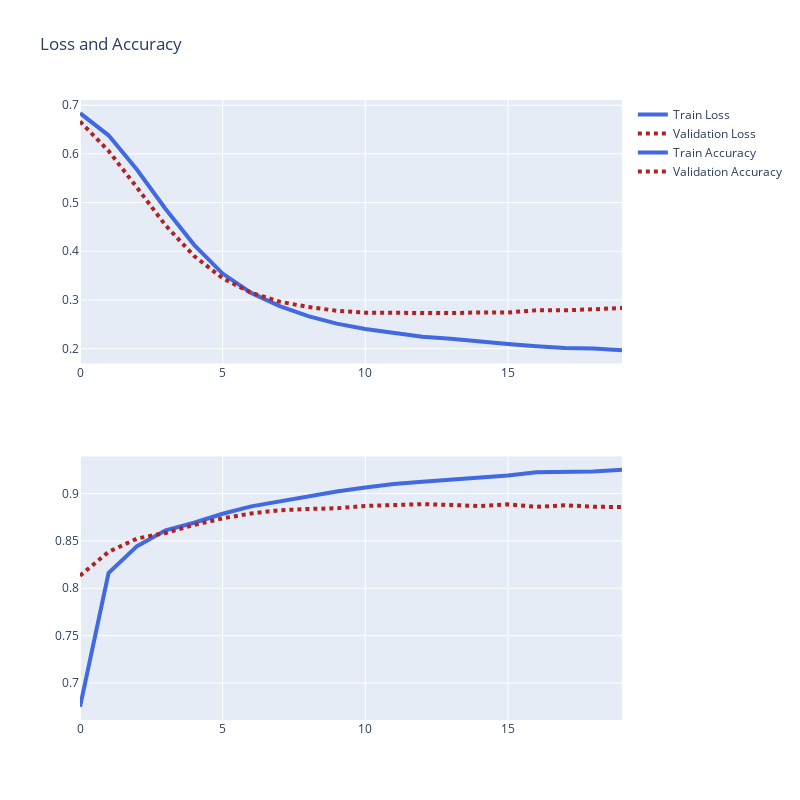

This figure's notebook cell:
### Code cell
def loss_accuracy_plot(history):
    accuracy = history.history['accuracy']
    loss = history.history['loss']
    val_accuracy = history.history['val_accuracy']
    val_loss = history.history['val_loss']
    epochs = history.epoch
    
    fig = make_subplots(rows=2, cols=1)
    
    fig.add_trace(go.Scatter(x=epochs, y=loss, name='Train Loss',
                             line=dict(color='royalblue', width=4)),row=1,col=1)
    fig.add_trace(go.Scatter(x=epochs, y=val_loss, name = 'Validation Loss',
                             line=dict(color='firebrick', width=4, dash='dot')),row=1,col=1)
    
        
    fig.add_trace(go.Scatter(x=epochs, y=accuracy, name='Train Accuracy',
                             line=dict(color='royalblue', width=4)),row=2,col=1)
    fig.add_trace(go.Scatter(x=epochs, y=val_accuracy, name = 'Validation Accuracy',
                             line=dict(color='firebrick', width=4, dash='dot')),row=2,col=1)
    
    fig.update_layout(height=800, width=800, title_text="Loss and Accuracy")
    fig.show()
    
    
loss_accuracy_plot(history)

### Figure 1 — Plotly figure (JSON) as saved in the notebook; plotly's stock layout.template omitted (floating-point values rounded to 4 significant figures)
{"data": [{"line": {"color": "royalblue", "width": 4}, "name": "Train Loss", "type": "scatter", "x": [0, 1, 2, 3, 4, 5, 6, 7, 8, 9, 10, 11, 12, 13, 14, 15, 16, 17, 18, 19], "xaxis": "x", "y": [0.6837, 0.6382, 0.5673, 0.4868, 0.4132, 0.3543, 0.3145, 0.2872, 0.2667, 0.2514, 0.2403, 0.2322, 0.2243, 0.2204, 0.214, 0.2096, 0.2049, 0.2012, 0.2002, 0.1965], "yaxis": "y"}, {"line": {"color": "firebrick", "dash": "dot", "width": 4}, "name": "Validation Loss", "type": "scatter", "x": [0, 1, 2, 3, 4, 5, 6, 7, 8, 9, 10, 11, 12, 13, 14, 15, 16, 17, 18, 19], "xaxis": "x", "y": [0.6668, 0.6063, 0.5307, 0.4532, 0.3903, 0.3446, 0.3148, 0.2965, 0.2855, 0.2779, 0.2739, 0.2731, 0.2728, 0.273, 0.2744, 0.2743, 0.2787, 0.2786, 0.2809, 0.2835], "yaxis": "y"}, {"line": {"color": "royalblue", "width": 4}, "name": "Train Accuracy", "type": "scatter", "x": [0, 1, 2, 3, 4, 5, 6, 7, 8, 9, 10, 11, 12, 13, 14, 15, 16, 17, 18, 19], "xaxis": "x2", "y": [0.6748, 0.8161, 0.8444, 0.8611, 0.8692, 0.8786, 0.8864, 0.892, 0.8973, 0.9022, 0.9065, 0.91, 0.9124, 0.9143, 0.9168, 0.9191, 0.9225, 0.923, 0.9232, 0.9252], "yaxis": "y2"}, {"line": {"color": "firebrick", "dash": "dot", "width": 4}, "name": "Validation Accuracy", "type": "scatter", "x": [0, 1, 2, 3, 4, 5, 6, 7, 8, 9, 10, 11, 12, 13, 14, 15, 16, 17, 18, 19], "xaxis": "x2", "y": [0.8133, 0.8384, 0.8525, 0.8584, 0.8669, 0.8738, 0.879, 0.8824, 0.8837, 0.8845, 0.8869, 0.8874, 0.8888, 0.888, 0.8867, 0.8886, 0.8859, 0.8877, 0.8861, 0.8858], "yaxis": "y2"}], "layout": {"height": 800, "title": {"text": "Loss and Accuracy"}, "width": 800, "xaxis": {"anchor": "y", "domain": [0, 1]}, "xaxis2": {"anchor": "y2", "domain": [0, 1]}, "yaxis": {"anchor": "x", "domain": [0.575, 1]}, "yaxis2": {"anchor": "x2", "domain": [0, 0.425]}}}
